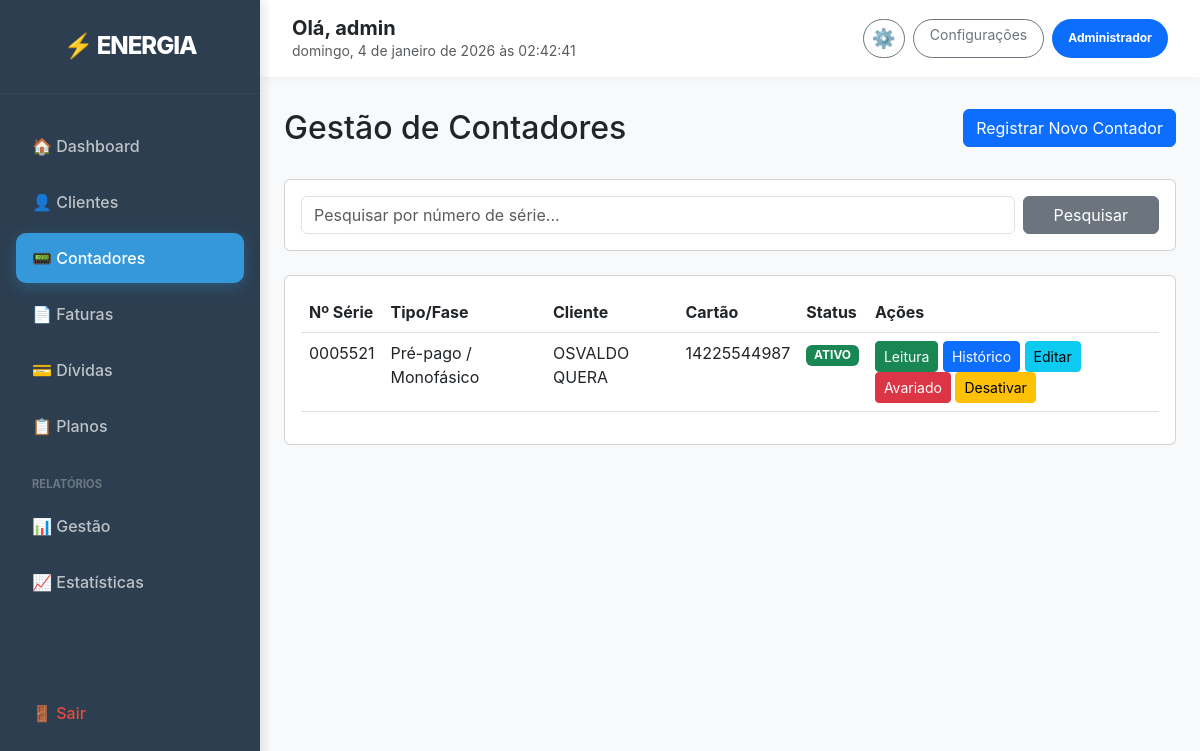
Screenshot of /contadores/ (signed in) with the database file from the repository.
### clientes/models.py (models this page shows, shortened)
class Perfil(models.Model):
    TIPO_USUARIO_CHOICES = [
        ('ADMIN', 'Administrador'),
        ('OPERADOR', 'Operador'),
        ('FINANCEIRO', 'Financeiro'),
        ('CLIENTE', 'Cliente'),
    ]
    user = models.OneToOneField(User, on_delete=models.CASCADE, related_name='perfil')
    tipo_usuario = models.CharField(max_length=20, choices=TIPO_USUARIO_CHOICES, default='CLIENTE')
    telefone = models.CharField(max_length=15, blank=True, null=True)

class Cliente(models.Model):
    TIPO_CLIENTE_CHOICES = [
        ('PRE_PAGO', 'Pré-pago'),
        ('POS_PAGO', 'Pós-pago'),
    ]
    STATUS_CHOICES = [
        ('ATIVO', 'Ativo'),
        ('INATIVO', 'Inativo'),
        ('SUSPENSO', 'Suspenso'),
    ]
    numero_cliente = models.CharField(max_length=20, unique=True, editable=False)
    nome = models.CharField(max_length=200)
    nif = models.CharField(max_length=20, unique=True, verbose_name='NIF')
    bi = models.CharField(max_length=20, unique=True, verbose_name='BI')
    morada = models.TextField()
    telefone = models.CharField(
        max_length=15,
        validators=[RegexValidator(regex=r'^\+?1?\d{9,15}$', message="Número de telefone inválido")]
    )
    email = models.EmailField(blank=True, null=True)
    tipo_cliente = models.CharField(max_length=10, choices=TIPO_CLIENTE_CHOICES, default='PRE_PAGO')
    status = models.CharField(max_length=10, choices=STATUS_CHOICES, default='ATIVO')
    saldo_atual = models.DecimalField(max_digits=10, decimal_places=2, default=0.00)
    tarifa = models.ForeignKey('pagamentos.Tarifa', on_delete=models.SET_NULL, null=True, blank=True, related_name='clientes')
    data_cadastro = models.DateTimeField(auto_now_add=True)
    data_atualizacao = models.DateTimeField(auto_now=True)
    observacoes = models.TextField(blank=True, null=True)
    class Meta:
        verbose_name = 'Cliente'
        verbose_name_plural = 'Clientes'
        ordering = ['-data_cadastro']

### equipamentos/models.py (models this page shows, shortened)
class Contador(models.Model):
    TIPO_CONTADOR_CHOICES = [
        ('PRE_PAGO', 'Pré-pago'),
        ('POS_PAGO', 'Pós-pago'),
    ]
    TIPO_CONEXAO_CHOICES = [
        ('MONOFASICO', 'Monofásico'),
        ('TRIFASICO', 'Trifásico'),
    ]
    STATUS_CHOICES = [
        ('ATIVO', 'Ativo'),
        ('INATIVO', 'Inativo'),
        ('MANUTENCAO', 'Em Manutenção'),
        ('AVARIADO', 'Avariado'),
        ('SUBSTITUIDO', 'Substituído'),
        ('SUSPENSO', 'Suspenso por Dívida'),
    ]
    numero_serie = models.CharField(max_length=50, unique=True)
    tipo_contador = models.CharField(max_length=10, choices=TIPO_CONTADOR_CHOICES)
    tipo_conexao = models.CharField(max_length=15, choices=TIPO_CONEXAO_CHOICES, default='MONOFASICO')
    numero_cartao = models.CharField(max_length=20, blank=True, null=True, help_text='Número do cartão (apenas para pré-pago)')
    cliente = models.OneToOneField(Cliente, on_delete=models.SET_NULL, null=True, blank=True, related_name='contador')
    endereco_instalacao = models.TextField()
    status = models.CharField(max_length=15, choices=STATUS_CHOICES, default='ATIVO')
    data_instalacao = models.DateField()
    data_ultima_leitura = models.DateTimeField(null=True, blank=True)
    leitura_atual = models.DecimalField(max_digits=10, decimal_places=2, default=0.00)
    potencia_maxima = models.DecimalField(max_digits=8, decimal_places=2, help_text='Potência máxima em kW')
    observacoes = models.TextField(blank=True, null=True)
    data_criacao = models.DateTimeField(auto_now_add=True)
    data_suspensao = models.DateTimeField(null=True, blank=True, help_text='Data da suspensão por dívida')
    class Meta:
        verbose_name = 'Contador'
        verbose_name_plural = 'Contadores'
        ordering = ['-data_instalacao']

### equipamentos/views.py (the view)
# urls.py: path('', views.contador_list, name='contador_list'),
@login_required
def contador_list(request):
    search_query = request.GET.get('search', '')
    if hasattr(request.user, 'perfil') and request.user.perfil.tipo_usuario == 'CLIENTE':
        contadores = Contador.objects.filter(cliente__email=request.user.email)
    else:
        if search_query:
            contadores = Contador.objects.filter(models.Q(numero_serie__icontains=search_query))
        else:
            contadores = Contador.objects.all()
    return render(request, 'equipamentos/contador_list.html', {'contadores': contadores, 'search_query': search_query})

### templates/equipamentos/contador_list.html
{% extends 'base.html' %}
{% block content %}
<div class="row mb-4">
    <div class="col-md-8">
        <h2>Gestão de Contadores</h2>
    </div>
    <div class="col-md-4 text-end">
        <a href="{% url 'contador_create' %}" class="btn btn-primary">Registrar Novo Contador</a>
    </div>
</div>
<div class="card mb-4">
    <div class="card-body">
        <form method="get" class="row g-2">
            <div class="col-md-10">
                <input type="text" name="search" class="form-control" placeholder="Pesquisar por número de série..." value="{{ search_query }}">
            </div>
            <div class="col-md-2">
                <button type="submit" class="btn btn-secondary w-100">Pesquisar</button>
            </div>
        </form>
    </div>
</div>
<div class="card">
    <div class="card-body">
        <div class="table-responsive">
            <table class="table table-hover">
                <thead>
                    <tr>
                        <th>Nº Série</th>
                        <th>Tipo/Fase</th>
                        <th>Cliente</th>
                        <th>Cartão</th>
                        <th>Status</th>
                        <th>Ações</th>
                    </tr>
                </thead>
                <tbody>
                    {% for contador in contadores %}
                    <tr>
                        <td>{{ contador.numero_serie }}</td>
                        <td>{{ contador.get_tipo_contador_display }} / {{ contador.get_tipo_conexao_display }}</td>
                        <td>{{ contador.cliente.nome|default:"Sem Cliente" }}</td>
                        <td>{{ contador.numero_cartao|default:"-" }}</td>
                        <td>
                            <span class="badge {% if contador.status == 'ATIVO' %}bg-success{% elif contador.status == 'AVARIADO' %}bg-danger{% else %}bg-secondary{% endif %}">
                                {{ contador.status }}
                            </span>
                        </td>
                        <td>
                            <a href="{% url 'contador_registrar_leitura' contador.pk %}" class="btn btn-sm btn-success">Leitura</a>
                            <a href="{% url 'contador_historico' contador.pk %}" class="btn btn-sm btn-primary">Histórico</a>
                            <a href="{% url 'contador_update' contador.pk %}" class="btn btn-sm btn-info">Editar</a>
                            {% if contador.status != 'AVARIADO' %}
                            <a href="{% url 'contador_marcar_avariado' contador.pk %}" class="btn btn-sm btn-danger">Avariado</a>
                            {% endif %}
                            <a href="{% url 'contador_toggle_status' contador.pk %}" class="btn btn-sm {% if contador.status == 'ATIVO' %}btn-warning{% else %}btn-success{% endif %}">
                                {% if contador.status == 'ATIVO' %}Desativar{% else %}Ativar{% endif %}
                            </a>
                        </td>
                    </tr>
                    {% empty %}
                    <tr>
                        <td colspan="6" class="text-center">Nenhum contador encontrado.</td>
                    </tr>
                    {% endfor %}
                </tbody>
            </table>
        </div>
    </div>
</div>
{% endblock %}

### templates/base.html (shortened to what this page needs)
<!DOCTYPE html>
<html lang="pt">
<head>
    <link href="https://cdn.jsdelivr.net/npm/bootstrap@5.3.0/dist/css/bootstrap.min.css" rel="stylesheet">
    <link rel="stylesheet" href="https://cdnjs.cloudflare.com/ajax/libs/animate.css/4.1.1/animate.min.css"/>
</head>
<body>
    {% if user.is_authenticated %}
    <aside class="sidebar is-authenticated" id="sidebar">
        <div class="sidebar-header">
            <a href="{% url 'dashboard' %}" style="text-decoration: none;">
                <h4>⚡ ENERGIA</h4>
            </a>
        </div>
        <ul class="nav-menu">
            <li class="nav-item-side">
                <a href="{% url 'dashboard' %}" class="nav-link-side {% if request.resolver_match.url_name == 'dashboard' %}active{% endif %}">
                    🏠 Dashboard
                </a>
            </li>
            {% if user.perfil.tipo_usuario != 'CLIENTE' %}
                <li class="nav-item-side">
                    <a href="{% url 'cliente_list' %}" class="nav-link-side {% if 'cliente' in request.path %}active{% endif %}">
                        👤 Clientes
                    </a>
                </li>
                <li class="nav-item-side">
                    <a href="{% url 'contador_list' %}" class="nav-link-side {% if 'contador' in request.path %}active{% endif %}">
                        📟 Contadores
                    </a>
                </li>
                <li class="nav-item-side">
                    <a href="{% url 'fatura_list' %}" class="nav-link-side {% if 'fatura' in request.path %}active{% endif %}">
                        📄 Faturas
                    </a>
                </li>
                <li class="nav-item-side">
                    <a href="{% url 'controlo_divida' %}" class="nav-link-side {% if 'divida' in request.path %}active{% endif %}">
                        💳 Dívidas
                    </a>
                </li>
                <li class="nav-item-side">
                    <a href="{% url 'tarifa_list' %}" class="nav-link-side {% if 'tarifa' in request.path %}active{% endif %}">
                        📋 Planos
                    </a>
                </li>
                {% if user.is_staff or user.perfil.tipo_usuario == 'ADMIN' or user.perfil.tipo_usuario == 'FINANCEIRO' %}
                    <li class="nav-item-side mt-3 mb-1">
                        <small class="text-uppercase px-3 fw-bold" style="font-size: 0.7rem; color: rgba(255,255,255,0.3);">Relatórios</small>
                    </li>
                    <li class="nav-item-side">
                        <a href="{% url 'relatorio_list' %}" class="nav-link-side {% if 'relatorio' in request.path %}active{% endif %}">
                            📊 Gestão
                        </a>
                    </li>
                    <li class="nav-item-side">
                        <a href="{% url 'estatisticas_gerais' %}" class="nav-link-side {% if 'estatisticas' in request.path %}active{% endif %}">
                            📈 Estatísticas
                        </a>
                    </li>
                {% endif %}
            {% endif %}
            <li class="nav-item-side logout-link">
                <button type="button" class="nav-link-side border-0 bg-transparent w-100 text-start" style="color: inherit;" data-bs-toggle="modal" data-bs-target="#logoutModal">
                    🚪 Sair
                </button>
            </li>
        </ul>
    </aside>
    {% endif %}
    <main class="{% if user.is_authenticated %}main-content{% endif %}">
        {% if user.is_authenticated %}
        <div class="top-bar">
            <div class="d-flex align-items-center">
                <div class="d-flex flex-column">
                    <h5 class="mb-0 fw-bold">Olá, {{ user.username }}</h5>
                    <small class="text-muted" id="realTimeClock"></small>
                </div>
            </div>
            <div class="d-flex gap-2">
                <a href="{% url 'perfil_edit' %}" class="btn btn-sm btn-outline-secondary rounded-pill px-2 d-flex align-items-center justify-content-center" title="Editar Perfil">
                    <span style="font-size: 1.2rem;">⚙️</span>
                </a>
                <a href="/admin/" class="btn btn-sm btn-outline-secondary rounded-pill px-3">Configurações</a>
                <span class="badge bg-primary rounded-pill d-flex align-items-center px-3">{{ user.perfil.get_tipo_usuario_display }}</span>
            </div>
        </div>
        {% endif %}
        <div class="{% if user.is_authenticated %}container-fluid px-4{% else %}container-fluid p-0{% endif %}">
            {% block content %}{% endblock %}
        </div>
    </main>
</body>
</html>

### templates/base.html (style rules this page uses)
:root { --sidebar-width: 260px; --primary-blue: #2c3e50; --accent-blue: #3498db; --hover-bg: #34495e; --text-muted: #bdc3c7; --bg-body: #f8f9fa; }
body { background-color: var(--bg-body); font-family: 'Inter', system-ui, sans-serif; min-height: 100vh; margin: 0; }
.sidebar { width: var(--sidebar-width); height: 100vh; position: fixed; left: -260px; top: 0; background: var(--primary-blue); color: white; transition: all 0.3s; z-index: 1000; box-shadow: 4px 0 10px rgba(0,0,0,0.1); }
.sidebar.is-authenticated { left: 0; }
.sidebar-header { padding: 2rem 1.5rem; border-bottom: 1px solid rgba(255,255,255,0.05); text-align: center; }
.sidebar-header h4 { font-weight: 800; letter-spacing: -1px; margin: 0; color: white; text-decoration: none; }
.nav-menu { padding: 1.5rem 0; list-style: none; margin: 0; height: calc(100vh - 100px); display: flex; flex-direction: column; }
.nav-item-side { margin: 0.2rem 1rem; }
.nav-link-side { color: var(--text-muted); text-decoration: none; display: flex; align-items: center; padding: 0.8rem 1rem; border-radius: 10px; transition: all 0.2s; font-weight: 500; gap: 12px; }
.nav-link-side.active { background: var(--accent-blue); color: white; box-shadow: 0 4px 15px rgba(52, 152, 219, 0.3); }
.main-content { margin-left: var(--sidebar-width); padding: 0; transition: all 0.3s; }
.top-bar { background: white; padding: 1rem 2rem; margin-bottom: 2rem; display: flex; justify-content: space-between; align-items: center; box-shadow: 0 2px 10px rgba(0,0,0,0.03); }
.logout-link { color: #e74c3c !important; margin-top: auto; margin-bottom: 2rem; }

### rows the page displays
Contador: numero_serie "0005521", tipo_contador "Pré-pago", tipo_conexao "Monofásico", cliente.nome "OSVALDO QUERA", numero_cartao "14225544987", status "ATIVO", shows "Avariado", shows "Desativar"

### other values shown
{{ user.username }} "admin"
{{ user.perfil.get_tipo_usuario_display }} "Administrador"
